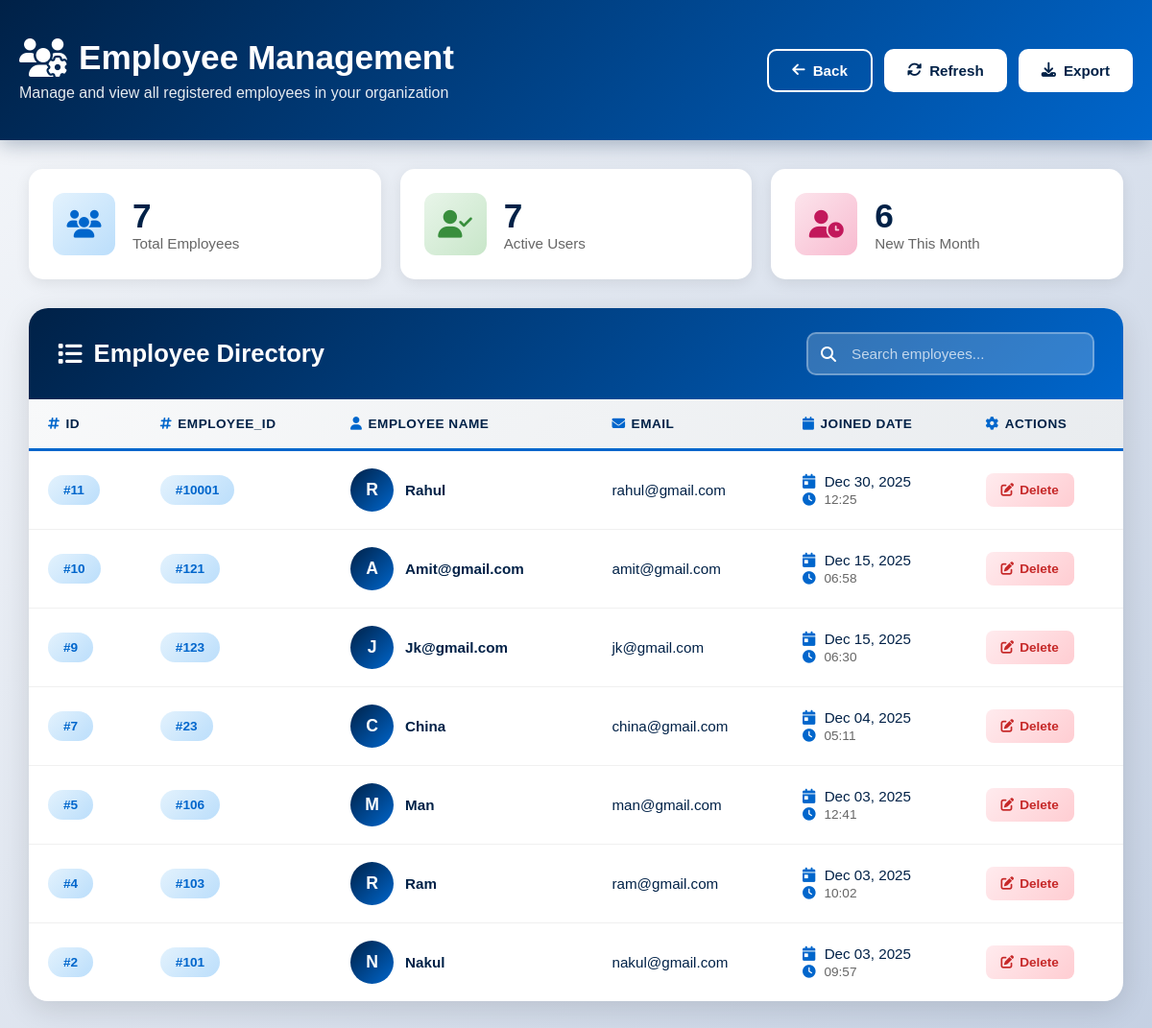
The app's page /employee/ (signed in) with its own data.
### Accounts/models.py (models this page shows, shortened)
class CustomUser(AbstractBaseUser, PermissionsMixin):
    username = models.CharField(max_length=50, unique=True)
    email = models.EmailField(unique=True)
    employee_id = models.CharField(max_length=20, unique=True)
    date_joined = models.DateTimeField(auto_now_add=True)
    last_login = models.DateTimeField(auto_now=True)
    is_active = models.BooleanField(default=True)
    is_staff = models.BooleanField(default=True)
    is_superuser = models.BooleanField(default=False)
    objects = UserManager()
    USERNAME_FIELD = "email"
    REQUIRED_FIELDS = ["employee_id"]

### pulley_app/views.py (the view)
# urls.py: path('employee/', views.employees_view, name='employee'),
def employees_view(request):
    if not request.user.is_authenticated:
        return redirect('login')
    else:
        query = request.GET.get('search')
        if query:
            employees = CustomUser.objects.filter( # type: ignore
                Q(id__icontains=query) |
                Q(username__icontains=query) |
                Q(employee_id__icontains=query) |
                Q(email__icontains=query)
            ).order_by('-date_joined').count()
        else:
            employees = CustomUser.objects.all().order_by('-date_joined')
    return render(request, 'pulley_app/userslits2.html', {"employees": employees, "search": query})

### pulley_app/templates/pulley_app/userslits2.html (shortened to what this page needs)
{% load static %}
<!doctype html>
<html lang="en">
<head>
    <link rel="stylesheet" href="https://cdnjs.cloudflare.com/ajax/libs/font-awesome/6.5.0/css/all.min.css">
</head>
<body>
    <header class="page-header">
        <div class="header-content">
            <div class="header-title">
                <div>
                    <h1>
                        <i class="fas fa-users-cog"></i>
                        Employee Management
                    </h1>
                    <p>Manage and view all registered employees in your organization</p>
                </div>
            </div>
            <div class="header-actions">
                <a href="{% url 'railway' %}" class="btn btn-outline">
                    <i class="fas fa-arrow-left"></i>
                    <span>Back</span>
                </a>
                <button class="btn btn-light" onclick="refreshData()">
                    <i class="fas fa-sync-alt"></i>
                    <span>Refresh</span>
                </button>
                <button class="btn btn-light" onclick="window.print()">
                    <i class="fas fa-download"></i>
                    <span>Export</span>
                </button>
            </div>
        </div>
    </header>
    <div class="container">
        <div class="stats-row">
            <div class="stat-card">
                <div class="stat-icon primary">
                    <i class="fas fa-users"></i>
                </div>
                <div class="stat-content">
                    <h3>{{ employees|length }}</h3>
                    <p>Total Employees</p>
                </div>
            </div>
            <div class="stat-card">
                <div class="stat-icon success">
                    <i class="fas fa-user-check"></i>
                </div>
                <div class="stat-content">
                    <h3>{{ employees|length }}</h3>
                    <p>Active Users</p>
                </div>
            </div>
            <div class="stat-card">
                <div class="stat-icon accent">
                    <i class="fas fa-user-clock"></i>
                </div>
                <div class="stat-content">
                    <h3>{{ employees|length|add:"-1" }}</h3>
                    <p>New This Month</p>
                </div>
            </div>
        </div>
        <div class="table-container">
            <div class="table-header">
                <h2>
                    <i class="fas fa-list"></i>
                    Employee Directory
                </h2>
                <div class="search-box">
                    <i class="fas fa-search"></i>
                    <input type="text" id="searchInput" placeholder="Search employees..." onkeyup="filterTable()">
                </div>
            </div>
            <div class="table-wrapper">
                <table class="table" id="employeeTable">
                    <thead>
                        <tr>
                            <th><i class="fas fa-hashtag"></i>ID</th>
                             <th><i class="fas fa-hashtag"></i>Employee_Id</th>
                            <th><i class="fas fa-user"></i>Employee Name</th>
                            <th><i class="fas fa-envelope"></i>Email</th>
                            <th><i class="fas fa-calendar"></i>Joined Date</th>
                            <th><i class="fas fa-cog"></i>Actions</th>
                        </tr>
                    </thead>
                    <tbody>
                        {% for employee in employees %}
                            <tr data-employee-id="{{ employee.employee_id }}" data-username="{{ employee.username|lower }}" data-email="{{ employee.email|lower }}">
                               <td>
                                    <span class="badge badge-id">#{{ employee.id }}</span>
                                </td>
                                <td>
                                    <span class="badge badge-id">#{{ employee.employee_id }}</span>
                                </td>
                                <td>
                                    <div class="user-info">
                                        <div class="user-avatar">
                                            {{ employee.username|first|upper }}
                                        </div>
                                        <span class="user-name">{{ employee.username|capfirst }}</span>
                                    </div>
                                </td>
                                <td>{{ employee.email }}</td>
                                <td>
                                    <div class="date-info">
                                        <div>
                                            <i class="fas fa-calendar-day"></i>
                                            {{ employee.date_joined|date:"M d, Y" }}
                                        </div>
                                        <small>
                                            <i class="fas fa-clock"></i>
                                            {{ employee.date_joined|date:"H:i" }}
                                        </small>
                                    </div>
                                </td>
                                <td>
                                    <div class="actions">
                                         <a href="{% url 'employee_delete' employee.id %}" class="action-btn action-btn-delete" title="Edit Employee" onclick="return confirm('Are you sure you want to delete {{ employee.username }}? This action cannot be undone.');">
                                            <i class="fas fa-edit"></i>
                                            <span>Delete</span>
                                        </a>
                                    </div>
                                </td>
                            </tr>
                        {% endfor %}
                    </tbody>
                </table>
            </div>
        </div>
    </div>
</body>
</html>

### records on screen
CustomUser: id "11", employee_id "10001", username|first "R", username "Rahul", email "rahul@gmail.com", date_joined "Dec 30, 2025", date_joined "12:25"
CustomUser: id "10", employee_id "121", username|first "A", username "Amit@gmail.com", email "amit@gmail.com", date_joined "Dec 15, 2025", date_joined "06:58"
CustomUser: id "9", employee_id "123", username|first "J", username "Jk@gmail.com", email "jk@gmail.com", date_joined "Dec 15, 2025", date_joined "06:30"
CustomUser: id "7", employee_id "23", username|first "C", username "China", email "china@gmail.com", date_joined "Dec 04, 2025", date_joined "05:11"
CustomUser: id "5", employee_id "106", username|first "M", username "Man", email "man@gmail.com", date_joined "Dec 03, 2025", date_joined "12:41"
CustomUser: id "4", employee_id "103", username|first "R", username "Ram", email "ram@gmail.com", date_joined "Dec 03, 2025", date_joined "10:02"
CustomUser: id "2", employee_id "101", username|first "N", username "Nakul", email "nakul@gmail.com", date_joined "Dec 03, 2025", date_joined "09:57"

### other values on screen
{{ employees|length }} "7"
{{ employees|length|add:"-1" }} "6"
